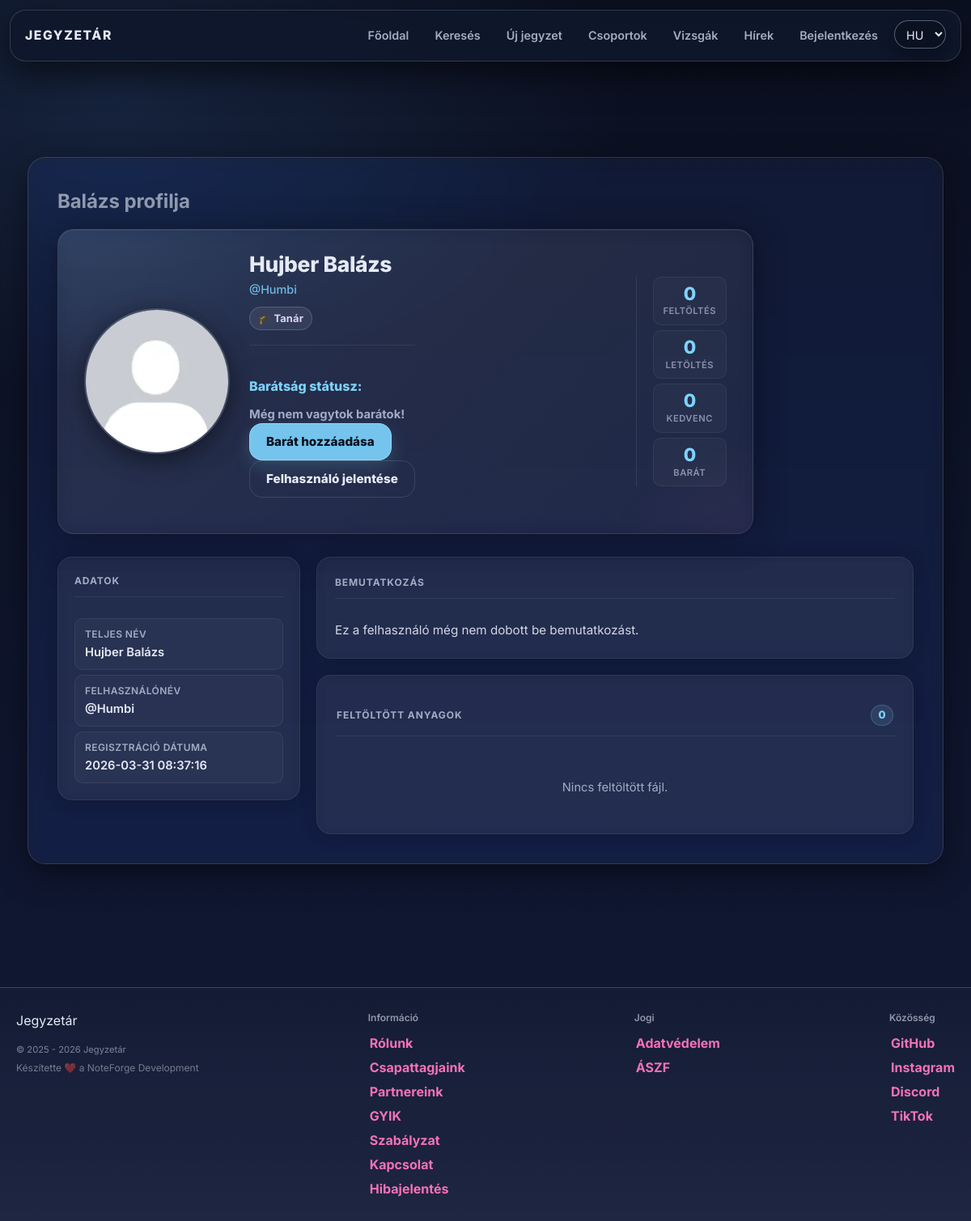
Screenshot of /profile.php?username=Humbi with the database file from the repository.
### tables this page shows
CREATE TABLE `users` (
  `id` int(11) NOT NULL,
  `lastname` varchar(100) DEFAULT NULL,
  `firstname` varchar(100) DEFAULT NULL,
  `username` varchar(50) NOT NULL,
  `birthdate` date DEFAULT NULL,
  `gender` varchar(10) DEFAULT NULL,
  `email` varchar(50) NOT NULL,
  `profile_picture` varchar(255) DEFAULT NULL,
  `password` varchar(255) NOT NULL,
  `security_question` varchar(255) NOT NULL,
  `security_answer` varchar(255) NOT NULL,
  `admin` tinyint(1) NOT NULL,
  `teacher` tinyint(1) NOT NULL,
  `registration_date` datetime DEFAULT NULL,
  `language` varchar(5) NOT NULL DEFAULT 'hu',
  `oauth_provider` varchar(20) DEFAULT NULL,
  `oauth_sub` varchar(191) DEFAULT NULL,
  `email_verified` tinyint(1) NOT NULL DEFAULT 0,
  `bio` text DEFAULT NULL,
  `profile_theme` varchar(32) NOT NULL DEFAULT 'default',
  `twofa_enabled` tinyint(1) NOT NULL DEFAULT 0,
  `used_reg_code` varchar(64) DEFAULT NULL,
  `used_reg_code_at` datetime DEFAULT NULL,
  `show_fullname` tinyint(1) NOT NULL DEFAULT 1,
  `show_email` tinyint(1) NOT NULL DEFAULT 0,
  `show_birthdate` tinyint(1) NOT NULL DEFAULT 0
);

### profile.php (the view, shortened to what the rows shown need)
<?php
    require_once "assets/php/db.php";
    require_once "assets/php/lang.php";
    require_once "assets/php/functions.php";
	require_once "assets/php/premium.php";
    $user = null;
    $viewerId = $user['id'] ?? 0;
    $username = $_GET['username'] ?? $_GET['user'] ?? '';
    $res = db_query($conn, "SELECT * FROM users WHERE username = ? LIMIT 1", "s", [$username]);
    $profile = $res->fetch_assoc();
    $profileId = $profile['id'];
    $isOwner = ($viewerId === $profileId);
    $show_fullname  = ($profile['show_fullname'] ?? 1);
    $profile_theme = $profile['profile_theme'] ?: 'default';
?>
<!DOCTYPE html>
<html lang="<?= htmlspecialchars($lang) ?>">
<head>
    <link rel="stylesheet" href="assets/css/styles.css">
    <script src="https://cdn.jsdelivr.net/npm/@tailwindcss/browser@4"></script>
</head>
<body class="theme-<?= htmlspecialchars($profile_theme) ?>">
<div class="content-wrapper">
    <div class="main">
        <h1><?= htmlspecialchars($show_fullname ? $profile['firstname'] : '@' . $profile['username']) . ' ' . t('profile_of') ?></h1>
        <div class="profile-layout">
            <section class="card profile-header">
                <div class="profile-header-grid">
                    <div class="profile-header-main">
                        <div class="profile-identity">
                            <h2 class="profile-name"><?= htmlspecialchars($show_fullname ? ($profile['lastname'] . ' ' . $profile['firstname']) : ('@' . $profile['username'])) ?></h2>
                            <?php if ($show_fullname): ?><span class="entry-meta profile-username">@<?= htmlspecialchars($profile['username']) ?></span><?php endif; ?>
                            <div class="profile-badges">
                                <?php if ((int)($profile['admin'] ?? 0) === 1): ?>
                                    <span class="badge-pill badge-pill--admin" title="<?= t('role_badge_admin_title') ?>">
                                        👑 <?= t('role_badge_admin') ?>
                                    </span>
                                <?php elseif ((int)($profile['teacher'] ?? 0) === 1): ?>
                                    <span class="badge-pill badge-pill--teacher" title="<?= t('role_badge_teacher_title') ?>">
                                    </span>
                                <?php else: ?>
                                    <span class="badge-pill badge-pill--student" title="<?= t('role_badge_student_title') ?>">
                                        📚 <?= t('role_badge_student') ?>
                                    </span>
                                <?php endif; ?>
                            </div>
                            <?php if (!$isOwner): ?>
                                <div class="profile-social-actions">
                                    <div class="profile-friendship">
                                    </div>
                                    <div class="profile-report">
                                    </div>
                                </div>
                            <?php endif; ?>
                        </div>
                    </div>
                </div>
            </section>
            <div class="profile-main-columns">
                <aside class="profile-column profile-column-left">
                    <div class="card">
                        <div class="profile-info-card" id="basic-profile-static">
                            <?php if ($show_fullname): ?>
                            <div class="profile-info-item">
                                <div class="profile-info-label"><?= t('profile_fullname') ?></div>
                                <div class="profile-info-value">
                                <?= htmlspecialchars($profile['lastname'] . ' ' . $profile['firstname']) ?>
                                </div>
                            </div>
                            <?php endif; ?>
                            <div class="profile-info-item">
                                <div class="profile-info-label"><?= t('profile_username') ?></div>
                                <div class="profile-info-value">@<?= htmlspecialchars($profile['username']) ?></div>
                            </div>
                            <div class="profile-info-item">
                                <div class="profile-info-label"><?= t('profile_registration') ?></div>
                                <div class="profile-info-value"><?= htmlspecialchars($profile['registration_date']) ?></div>
                            </div>
                        </div>
                    </div>
                </aside>
            </div>
        </div>
    </div>
</div>
</body>
</html>

### rows the page displays
users: firstname "Balázs", show_fullname+lastname+firstname "Hujber Balázs", username "Humbi", lastname+firstname "Hujber Balázs", registration_date "2026-03-31 08:37:16"

### other values shown
t('nav_home') "Főoldal"
t('nav_search') "Keresés"
t('nav_upload') "Új jegyzet"
t('nav_groups') "Csoportok"
t('nav_exams') "Vizsgák"
t('nav_news') "Hírek"
t('nav_login') "Bejelentkezés"
t('profile_of') "profilja"
t('role_badge_teacher') "Tanár"
t('profile_friendship') "Barátság státusz"
t('btn_add_friend') "Barát hozzáadása"
$report_label "Felhasználó jelentése"
$statUploads "0"
$statDownloads "0"
$statFavorites "0"
